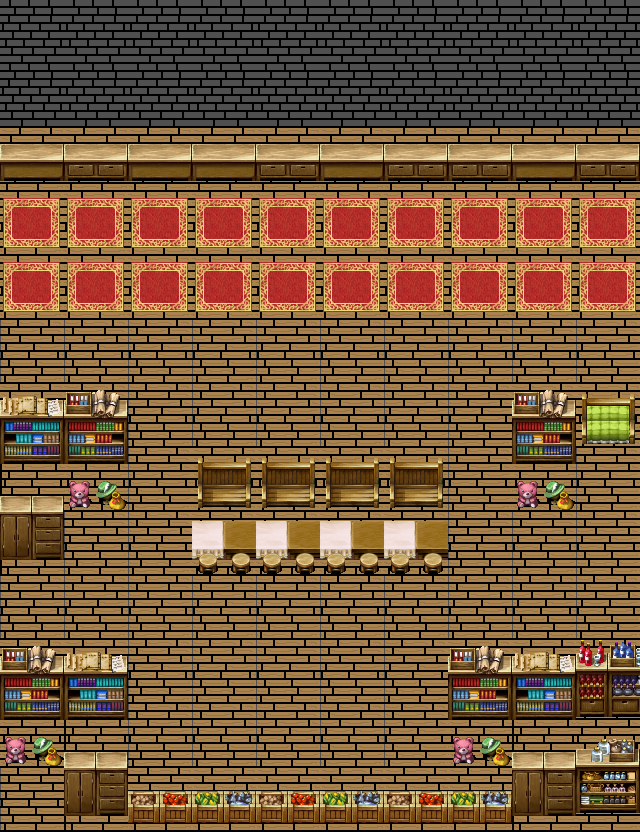

Tiled map render using the project's own tile images. Description and the whole map definition, tile-layer contents included, below:
An orthogonal 10x13 tile map with 64x64 px tiles, 1 tile layer (Tile Layer 1) and 13 objects.

<map version="1.2" tiledversion="1.2.0" orientation="orthogonal" renderorder="right-down" width="10" height="13" tilewidth="64" tileheight="64" infinite="0" nextlayerid="4" nextobjectid="34">
 <tileset firstgid="1" source="shopTileset.tsx" />
 <layer id="1" name="Tile Layer 1" width="10" height="13">
  <data encoding="csv">
1,1,1,1,1,1,1,1,1,1,
1,1,1,1,1,1,1,1,1,1,
63,64,63,63,64,63,64,64,63,64,
35,35,35,35,35,35,35,35,35,35,
35,35,35,35,35,35,35,35,35,35,
2,2,2,2,2,2,2,2,2,2,
41,42,2,2,2,2,2,2,42,54,
49,50,2,53,53,53,53,2,50,2,
57,2,2,38,38,38,38,2,2,2,
2,2,2,2,2,2,2,2,2,2,
42,41,2,2,2,2,2,42,41,13,
50,49,2,2,2,2,2,50,49,21,
2,57,55,56,55,56,55,56,57,29
</data>
 </layer>
 <objectgroup id="3" name="collisions">
  <object id="15" x="0.756659" y="391.192" width="127.119" height="169.492" />
  <object id="16" x="193.705" y="455.508" width="254.237" height="118.039" />
  <object id="18" x="513.015" y="387.409" width="127.875" height="124.092" />
  <object id="20" x="-0.756659" y="642.403" width="129.389" height="188.408" />
  <object id="21" x="129.389" y="789.952" width="380.599" height="46.9128" />
  <object id="22" x="447.185" y="647.7" width="188.408" height="182.355" />
  <object id="24" x="0.756659" y="134.685" width="638.62" height="55.2361" />
  <object id="27" x="16.6465" y="730.176" width="90.0424" height="88.5291">
   <ellipse />
  </object>
  <object id="28" x="514.528" y="720.339">
   <polygon points="0,0 119.552,-1.51332 121.065,109.715 -3.02663,109.715" />
  </object>
  <object id="30" x="-2.66667" y="0" width="5.33333" height="832" />
  <object id="31" x="-1.33333" y="826.667" width="642.667" height="6.66667" />
  <object id="32" x="637.333" y="1.33333" width="9.33333" height="830.667" />
  <object id="33" x="0" y="0" width="641.333" height="132" />
 </objectgroup>
</map>